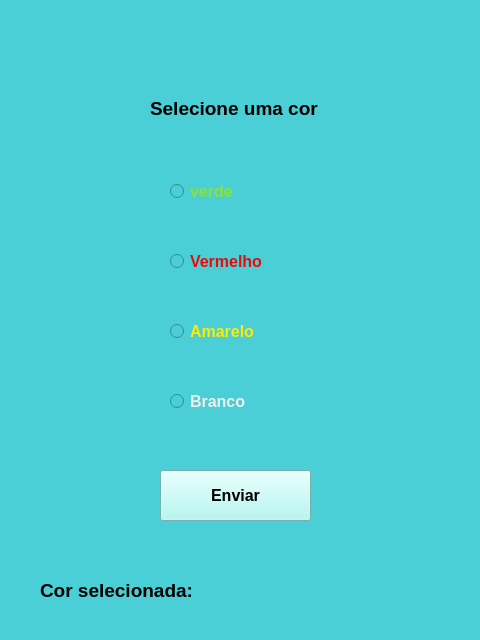
<?xml version="1.0" encoding="UTF-8"?>
<ui version="4.0">
 <class>Form</class>
 <widget class="QWidget" name="Form">
  <property name="geometry">
   <rect>
    <x>0</x>
    <y>0</y>
    <width>480</width>
    <height>640</height>
   </rect>
  </property>
  <property name="windowTitle">
   <string>Formulario Marcos</string>
  </property>
  <property name="styleSheet">
   <string notr="true">background-color: rgb(74, 207, 214);</string>
  </property>
  <widget class="QRadioButton" name="radioButton">
   <property name="geometry">
    <rect>
     <x>170</x>
     <y>180</y>
     <width>151</width>
     <height>23</height>
    </rect>
   </property>
   <property name="font">
    <font>
     <family>Ubuntu</family>
     <pointsize>12</pointsize>
     <weight>75</weight>
     <bold>true</bold>
    </font>
   </property>
   <property name="styleSheet">
    <string notr="true">color: rgb(138, 226, 52);</string>
   </property>
   <property name="text">
    <string>verde</string>
   </property>
  </widget>
  <widget class="QRadioButton" name="radioButton_2">
   <property name="geometry">
    <rect>
     <x>170</x>
     <y>250</y>
     <width>151</width>
     <height>23</height>
    </rect>
   </property>
   <property name="font">
    <font>
     <family>Ubuntu</family>
     <pointsize>12</pointsize>
     <weight>75</weight>
     <bold>true</bold>
    </font>
   </property>
   <property name="styleSheet">
    <string notr="true">color: rgb(235, 9, 9);</string>
   </property>
   <property name="text">
    <string>Vermelho</string>
   </property>
  </widget>
  <widget class="QRadioButton" name="radioButton_3">
   <property name="geometry">
    <rect>
     <x>170</x>
     <y>320</y>
     <width>181</width>
     <height>23</height>
    </rect>
   </property>
   <property name="font">
    <font>
     <family>Ubuntu</family>
     <pointsize>12</pointsize>
     <weight>75</weight>
     <bold>true</bold>
    </font>
   </property>
   <property name="styleSheet">
    <string notr="true">color: rgb(255, 234, 0);</string>
   </property>
   <property name="text">
    <string>Amarelo</string>
   </property>
  </widget>
  <widget class="QRadioButton" name="radioButton_4">
   <property name="geometry">
    <rect>
     <x>170</x>
     <y>390</y>
     <width>161</width>
     <height>23</height>
    </rect>
   </property>
   <property name="font">
    <font>
     <family>Ubuntu</family>
     <pointsize>12</pointsize>
     <weight>75</weight>
     <bold>true</bold>
    </font>
   </property>
   <property name="styleSheet">
    <string notr="true">color: rgb(238, 238, 236);</string>
   </property>
   <property name="text">
    <string>Branco</string>
   </property>
  </widget>
  <widget class="QLabel" name="label">
   <property name="geometry">
    <rect>
     <x>150</x>
     <y>100</y>
     <width>221</width>
     <height>17</height>
    </rect>
   </property>
   <property name="font">
    <font>
     <pointsize>14</pointsize>
     <weight>75</weight>
     <bold>true</bold>
    </font>
   </property>
   <property name="text">
    <string>Selecione uma cor</string>
   </property>
  </widget>
  <widget class="QLabel" name="label_2">
   <property name="geometry">
    <rect>
     <x>40</x>
     <y>580</y>
     <width>270</width>
     <height>20</height>
    </rect>
   </property>
   <property name="font">
    <font>
     <pointsize>14</pointsize>
     <weight>75</weight>
     <bold>true</bold>
    </font>
   </property>
   <property name="text">
    <string>Cor selecionada:</string>
   </property>
  </widget>
  <widget class="QPushButton" name="pushButton">
   <property name="geometry">
    <rect>
     <x>160</x>
     <y>470</y>
     <width>151</width>
     <height>51</height>
    </rect>
   </property>
   <property name="font">
    <font>
     <pointsize>12</pointsize>
     <weight>75</weight>
     <bold>true</bold>
    </font>
   </property>
   <property name="styleSheet">
    <string notr="true">background-color: rgb(165, 247, 241);</string>
   </property>
   <property name="text">
    <string>Enviar</string>
   </property>
  </widget>
 </widget>
 <resources/>
 <connections/>
</ui>
